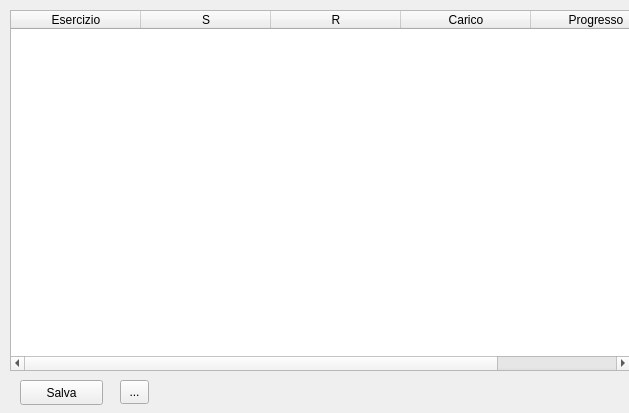
<?xml version="1.0" encoding="UTF-8"?>
<ui version="4.0">
 <class>mainWindow</class>
 <widget class="QWidget" name="mainWindow">
  <property name="geometry">
   <rect>
    <x>0</x>
    <y>0</y>
    <width>629</width>
    <height>413</height>
   </rect>
  </property>
  <property name="windowTitle">
   <string>Allenatore</string>
  </property>
  <widget class="QTableWidget" name="tableSessione">
   <property name="geometry">
    <rect>
     <x>10</x>
     <y>10</y>
     <width>621</width>
     <height>361</height>
    </rect>
   </property>
   <property name="sizePolicy">
    <sizepolicy hsizetype="Expanding" vsizetype="Expanding">
     <horstretch>0</horstretch>
     <verstretch>0</verstretch>
    </sizepolicy>
   </property>
   <property name="showGrid">
    <bool>true</bool>
   </property>
   <property name="cornerButtonEnabled">
    <bool>true</bool>
   </property>
   <property name="columnCount">
    <number>5</number>
   </property>
   <attribute name="horizontalHeaderVisible">
    <bool>true</bool>
   </attribute>
   <attribute name="horizontalHeaderCascadingSectionResizes">
    <bool>true</bool>
   </attribute>
   <attribute name="horizontalHeaderDefaultSectionSize">
    <number>130</number>
   </attribute>
   <attribute name="horizontalHeaderHighlightSections">
    <bool>true</bool>
   </attribute>
   <attribute name="horizontalHeaderStretchLastSection">
    <bool>false</bool>
   </attribute>
   <attribute name="verticalHeaderCascadingSectionResizes">
    <bool>false</bool>
   </attribute>
   <column>
    <property name="text">
     <string>Esercizio</string>
    </property>
   </column>
   <column>
    <property name="text">
     <string>S</string>
    </property>
   </column>
   <column>
    <property name="text">
     <string>R</string>
    </property>
   </column>
   <column>
    <property name="text">
     <string>Carico</string>
    </property>
   </column>
   <column>
    <property name="text">
     <string>Progresso</string>
    </property>
   </column>
  </widget>
  <widget class="QPushButton" name="pbSalva">
   <property name="geometry">
    <rect>
     <x>20</x>
     <y>380</y>
     <width>83</width>
     <height>25</height>
    </rect>
   </property>
   <property name="text">
    <string>Salva</string>
   </property>
  </widget>
  <widget class="QToolButton" name="toolButton">
   <property name="geometry">
    <rect>
     <x>120</x>
     <y>380</y>
     <width>29</width>
     <height>24</height>
    </rect>
   </property>
   <property name="text">
    <string>...</string>
   </property>
  </widget>
 </widget>
 <resources/>
 <connections/>
</ui>
